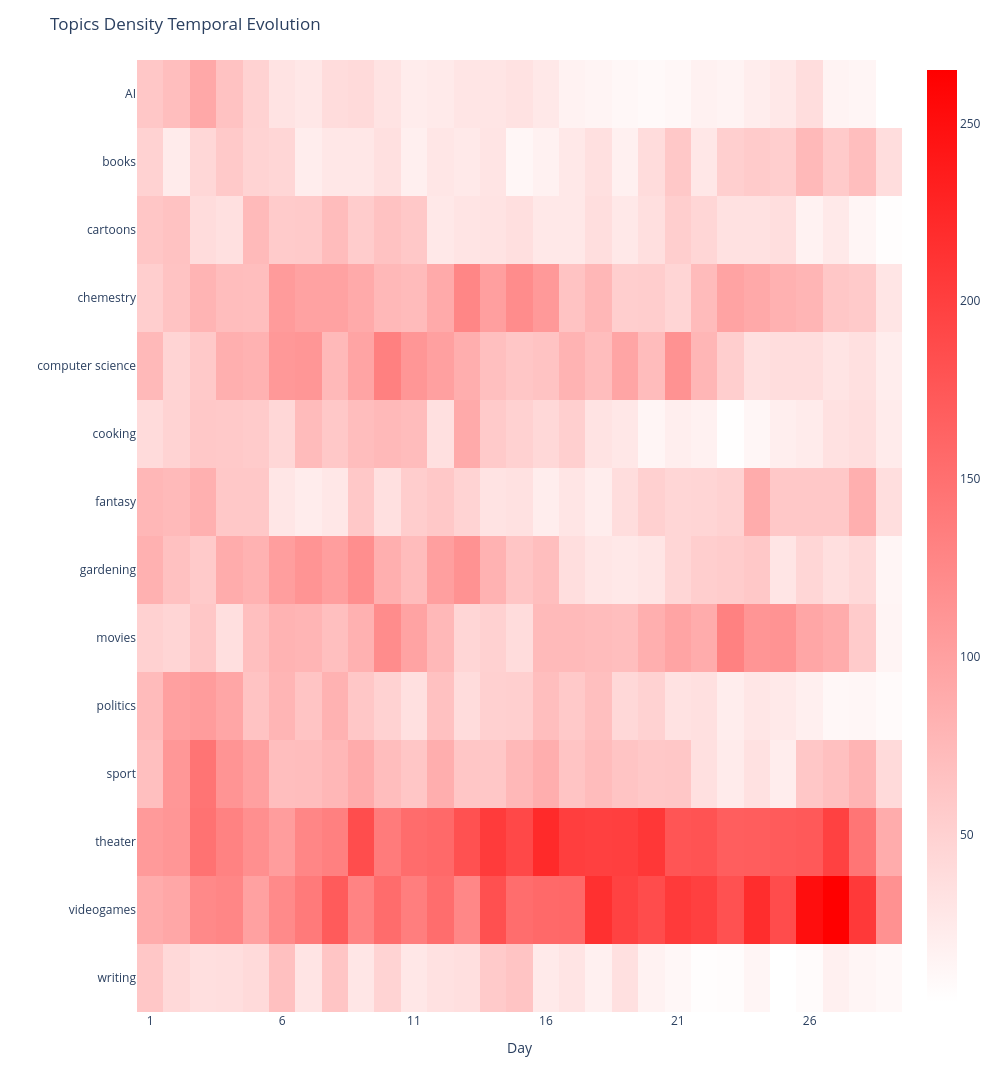

Source (notebook cell):
### Markdown cell above
### Topic Density Temporal Evolution

Visualize how topic interest evolves over time (requires Plotly).

### Code cell
# Interactive topic evolution plot
try:
    fig = viz.topic_density_temporal_evolution(ydh, min_days=15)
    fig.show()
    print("Interactive plot showing topic evolution over time.")
    print("Hover over the heatmap to see detailed information.")
except Exception as e:
    print(f"Could not create plot: {e}")
    print("Make sure plotly is installed: pip install plotly")

### Figure 1 — Plotly figure (JSON) as saved in the notebook; plotly's stock layout.template omitted (floating-point values rounded to 4 significant figures; data arrays with more than 128 entries replaced by an {"elided": "..."} marker saying what was removed)
{"data": [{"coloraxis": "coloraxis", "hovertemplate": "Day: %{x}<br>Interest: %{y}<br>color: %{z}<extra></extra>", "name": "0", "type": "heatmap", "x": [1, 2, 3, 4, 5, 6, 7, 8, 9, 10, 11, 12, 13, 14, 15, 16, 17, 18, 19, 20, 21, 22, 23, 24, 25, 26, 27, 28, 29], "xaxis": "x", "y": ["AI", "books", "cartoons", "chemestry", "computer science", "cooking", "fantasy", "gardening", "movies", "politics", "sport", "theater", "videogames", "writing"], "yaxis": "y", "z": {"elided": "14x29 int values"}}], "layout": {"coloraxis": {"colorscale": [[0, "white"], [1, "red"]], "showscale": true}, "height": 1500, "margin": {"t": 60}, "title": {"text": "Topics Density Temporal Evolution"}, "width": 1000, "xaxis": {"anchor": "y", "domain": [0, 1], "tickmode": "array", "tickvals": [1, 6, 11, 16, 21, 26], "title": {"text": "Day"}}, "yaxis": {"anchor": "x", "autorange": "reversed", "domain": [0, 1], "tickmode": "array", "tickvals": ["cartoons", "gardening", "cooking", "fantasy", "AI", "politics", "computer science", "writing", "sport", "chemestry", "books", "movies", "theater", "videogames"], "title": {"text": ""}}}}
